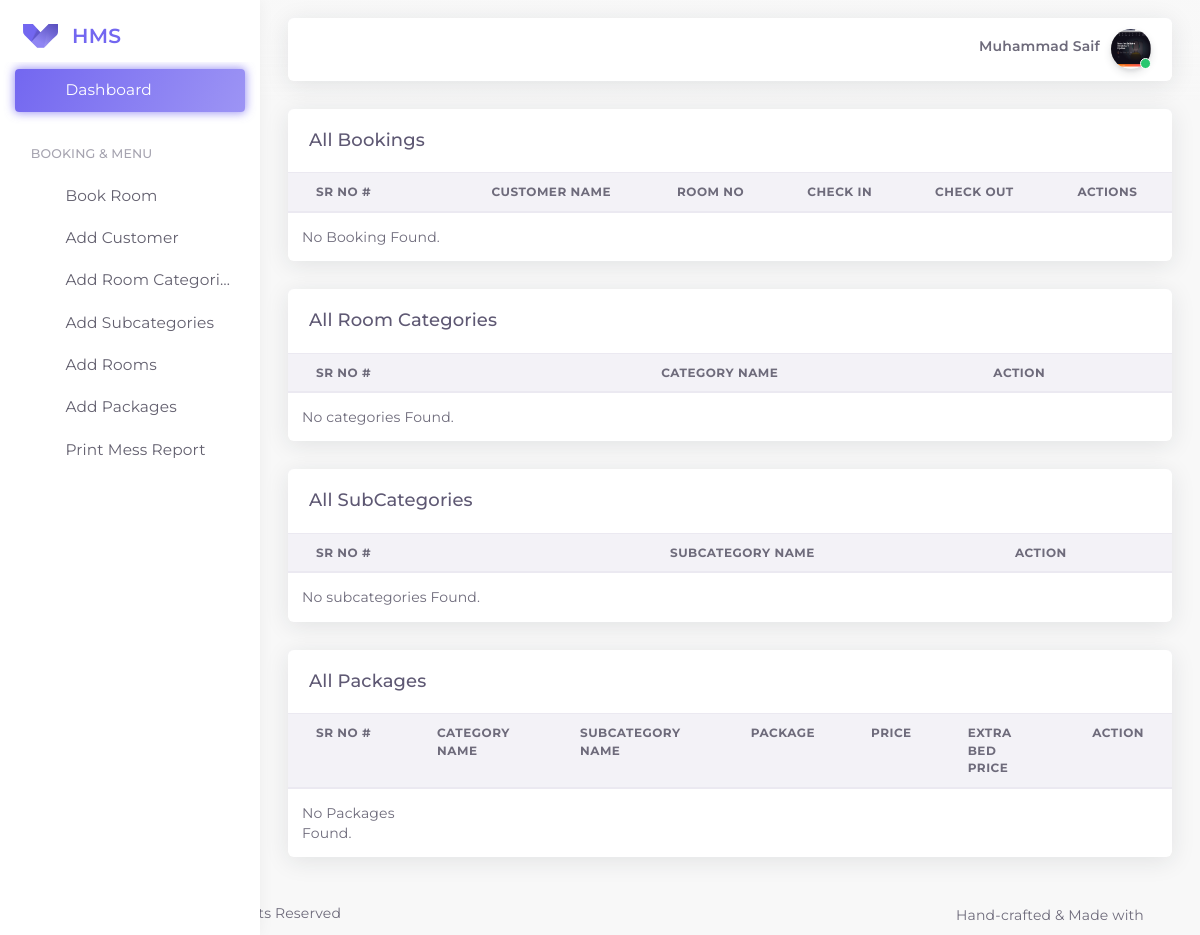
Before: /themes/pages/dashboard.php (signed in) with the older database file.
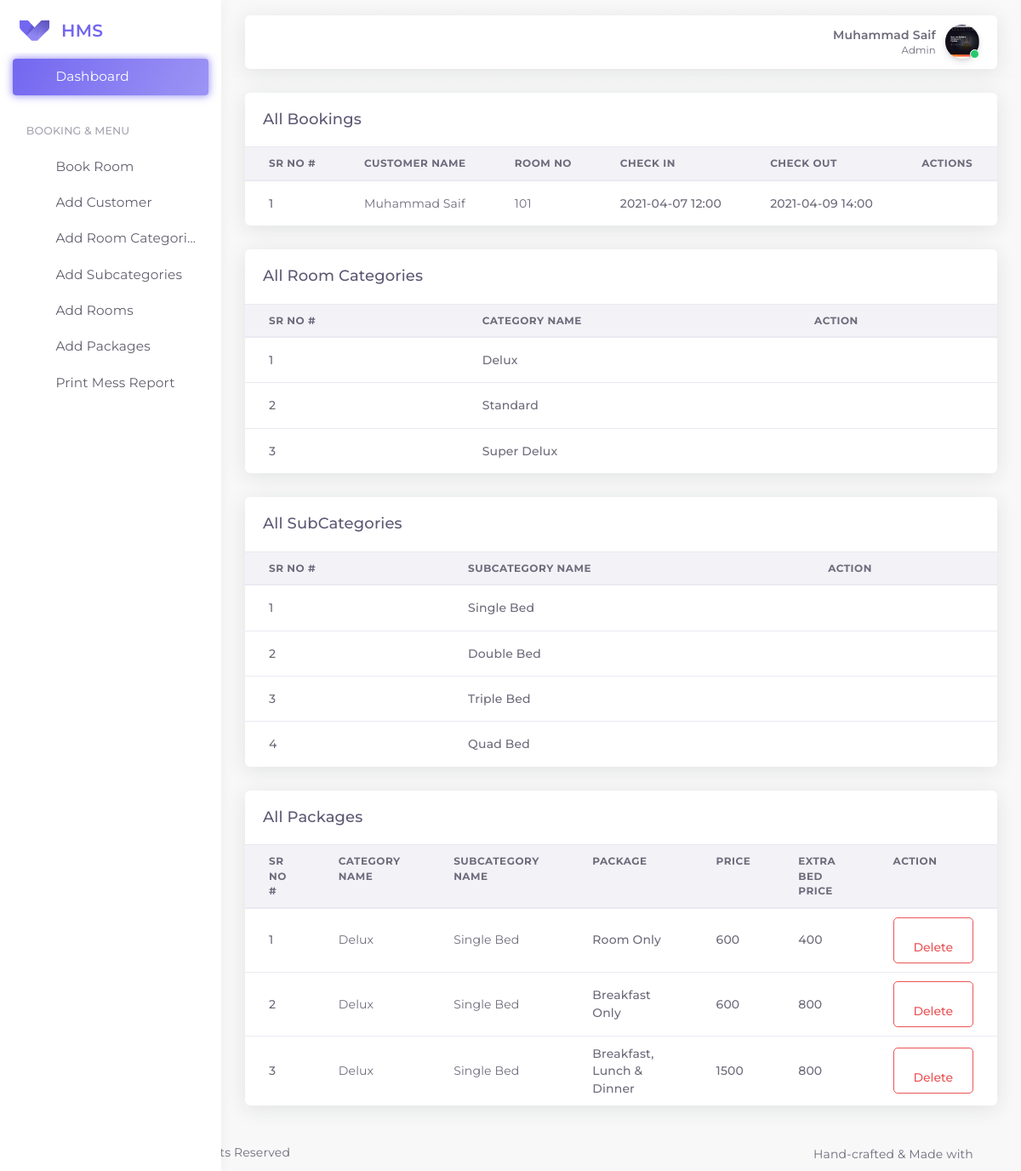
After: the same page with the newer database file.
### tables this page shows
CREATE TABLE `hms_booking` (
  `bookid` int(11) NOT NULL,
  `customer_no` varchar(20) NOT NULL,
  `first_name` varchar(50) NOT NULL,
  `last_name` varchar(50) NOT NULL,
  `address` varchar(200) NOT NULL,
  `email` varchar(100) NOT NULL,
  `phone_no` varchar(100) NOT NULL,
  `id_card` varchar(50) NOT NULL,
  `id_card_type` varchar(50) NOT NULL,
  `country` varchar(25) NOT NULL,
  `catid` int(50) NOT NULL,
  `subcatid` int(50) NOT NULL,
  `room_no` varchar(50) NOT NULL,
  `extra_bed` varchar(50) NOT NULL,
  `pack_name` varchar(150) NOT NULL,
  `no_of_guests` int(10) NOT NULL,
  `check_in` varchar(100) NOT NULL,
  `check_out` varchar(100) NOT NULL,
  `total_payment` varchar(50) NOT NULL,
  `paid` varchar(50) DEFAULT NULL,
  `payment_method` varchar(50) NOT NULL,
  `status` varchar(10) NOT NULL,
  `created_at` datetime NOT NULL DEFAULT current_timestamp()
);

CREATE TABLE `hms_rooms_categories` (
  `rcid` int(11) NOT NULL,
  `category_name` varchar(100) NOT NULL,
  `created_at` datetime NOT NULL DEFAULT current_timestamp()
);

CREATE TABLE `hms_rooms_subcategories` (
  `subcatid` int(11) NOT NULL,
  `name` varchar(100) NOT NULL,
  `created_at` datetime NOT NULL DEFAULT current_timestamp()
);

CREATE TABLE `hms_packages` (
  `pack_id` int(11) NOT NULL,
  `catid` int(11) NOT NULL,
  `subcatid` int(11) NOT NULL,
  `pack_name` varchar(200) NOT NULL,
  `extra_bed` varchar(50) NOT NULL,
  `price` varchar(50) NOT NULL,
  `created_at` datetime NOT NULL DEFAULT current_timestamp()
);

### app-assets/classes/Booking.php (called while the page is built, shortened)
<?php
class Booking
{
    protected $conn;
    public function __construct($conn)
    {
        $this->conn = $conn;
    }
    public function get_all_bookings()
    {
        $stmt = $this->conn->prepare("SELECT * FROM hms_booking ORDER BY bookid DESC");
        $stmt->execute();
        $stmt->setFetchMode(PDO::FETCH_ASSOC);
        $bookings = $stmt->fetchAll();
        if ($bookings) {
            return $bookings;
        } else {
            return false;
        }
    }
}

### app-assets/classes/Rooms.php (called while the page is built, shortened)
<?php
class Rooms
{
    protected $conn;
    public function __construct($conn)
    {
        $this->conn = $conn;
    }
    public function get_room_categories()
    {
        $stmt = $this->conn->prepare("SELECT * FROM hms_rooms_categories");
        $stmt->execute();
        $stmt->setFetchMode(PDO::FETCH_ASSOC);
        $categories = $stmt->fetchAll();
        if ($categories) {
            return $categories;
        } else {
            return false;
        }
    }
    public function get_all_subcategories()
    {
        $stmt = $this->conn->prepare("SELECT * FROM hms_rooms_subcategories");
        $stmt->execute();
        $stmt->setFetchMode(PDO::FETCH_ASSOC);
        $subcategories = $stmt->fetchAll();
        if ($subcategories) {
            return $subcategories;
        } else {
            return false;
        }
    }
    public function get_all_packages()
    {
        $stmt = $this->conn->prepare("SELECT * FROM hms_packages");
        $stmt->execute();
        $stmt->setFetchMode(PDO::FETCH_ASSOC);
        $packages = $stmt->fetchAll();
        if ($packages) {
            return $packages;
        } else {
            return false;
        }
    }
}

### app-assets/includes/getpackages.php (the view, shortened to what the rows shown need)
<?php
$db = new DbConnect;
$conn = $db->DbConnection();
$rooms = new Rooms($conn);
$categories = $rooms->get_room_categories();
$subcategories = $rooms->get_all_subcategories();
$packages = $rooms->get_all_packages();
function searchcatename($catid, $catearray)
{
    foreach ($catearray as $categ) {
        if ($categ['rcid'] == $catid) {
            return $categ["category_name"];
        }
    }
    return null;
}
function searchsubcatename($subcatid, $subcatearray)
{
    foreach ($subcatearray as $categ) {
        if ($categ['subcatid'] == $subcatid) {
            return $categ["name"];
        }
    }
    return null;
}
?>
<div class="row" id="basic-table">
    <div class="col-12">
        <div class="card">
            <div class="table-responsive">
                <table class="table">
                    <thead>
                        <tr>
                            <th>Sr No #</th>
                            <th>Category Name</th>
                            <th>SubCategory Name</th>
                            <th>Package</th>
                            <th>Price</th>
                            <th>Extra Bed Price</th>
                            <th>Action</th>
                        </tr>
                    </thead>
                    <tbody>
                        <?php
                        if ($packages) {
                            $i = 1;
                            foreach ($packages as $package) {
                                echo '<tr>
                            <td>
                                <span class="font-weight-bold">' . $i . '</span>
                            </td>
                            <td>' . searchcatename($package["catid"], $categories) . '</td>
                            <td>' . searchsubcatename($package["subcatid"], $subcategories) . '</td>
                            <td class="font-weight-bold">' . $package["pack_name"] . '</td>
                            <td class="font-weight-bold">' . $package["price"] . '</td>
                            <td class="font-weight-bold">' . $package["extra_bed"] . '</td>
                            <td>
                            <form>
                            <input type="hidden" value="' . $package["pack_id"] . '" name="pack_id">
                            <button type="button" class="btn btn-outline-danger btndelete" id="deletepackage">
                                <i data-feather="trash" class="mr-50"></i>
                                <span>Delete</span>
                            </button>
                            </form>
                            </td>
                        </tr>';
                                $i++;
                            }
                        } else {
                            echo "<tr><td class='p-1'> No Packages Found.</td><tr>";
                        }
                        ?>
                    </tbody>
                </table>
            </div>
        </div>
    </div>
</div>

### app-assets/includes/getbooking.php (shortened to what the rows shown need)
<?php
$db = new DbConnect;
$conn = $db->DbConnection();
$bookings = new Booking($conn);
$booked = $bookings->get_all_bookings();
?>
<div class="row" id="basic-table">
    <div class="col-12">
        <div class="card">
            <div class="table-responsive">
                <table class="table">
                    <thead>
                        <tr>
                            <th>Sr No #</th>
                            <th>Customer Name</th>
                            <th>Room No</th>
                            <th>Check In</th>
                            <th>Check out</th>
                            <th>Actions</th>
                        </tr>
                    </thead>
                    <tbody>
                        <?php
                        if ($booked) {
                            $i = 1;
                            foreach ($booked as $bookdata) {
                                echo '<tr>
                            <td>
                                <span class="font-weight-bold">' . $i . '</span>
                            </td>
                            <td>' . $bookdata["first_name"] . ' ' . $bookdata["last_name"] . '</td>
                            <td>' . $bookdata["room_no"] . '</td>
                            <td class="font-weight-bold">' . $bookdata["check_in"] . '</td>
                            <td class="font-weight-bold">' . $bookdata["check_out"] . '</td>
                            <td>
                            <div class="dropdown">
                            <button type="button" class="btn btn-sm dropdown-toggle hide-arrow" data-toggle="dropdown">
                                <i data-feather="more-vertical"></i>
                            </button>
                            <div class="dropdown-menu">
                                <a class="dropdown-item" href="/booking/print/'.$bookdata["bookid"].'">
                                    <i data-feather="file" class="mr-50"></i>
                                    <span>Print</span>
                                </a>
                                <a class="dropdown-item" href="/booking/extend/'.$bookdata["bookid"].'">
                                    <i data-feather="edit" class="mr-50"></i>
                                    <span>Extend</span>
                                </a>
                            </div>
                        </div>
                            </td>
                        </tr>';
                                $i++;
                            }
                        } else {
                            echo "<tr><td class='p-1'> No Booking Found.</td><tr>";
                        }
                        ?>
                    </tbody>
                </table>
            </div>
        </div>
    </div>
</div>

### app-assets/includes/getcategory.php (shortened to what the rows shown need)
<?php
$db = new DbConnect;
$conn = $db->DbConnection();
$rooms = new Rooms($conn);
$categories = $rooms->get_room_categories();
?>
<div class="row" id="basic-table">
    <div class="col-12">
        <div class="card">
            <div class="table-responsive">
                <table class="table">
                    <thead>
                        <tr>
                            <th>Sr No #</th>
                            <th>Category Name</th>
                            <th>Action</th>
                        </tr>
                    </thead>
                    <tbody>
                        <?php
                        if ($categories) {
                            foreach ($categories as $category) {
                                echo '<tr>
                            <td>
                                <span class="font-weight-bold">' . $category["rcid"] . '</span>
                            </td>
                            <td class="font-weight-bold">' . $category["category_name"] . '</td>
                            <td>
                                <div class="dropdown">
                                    <button type="button" class="btn btn-sm dropdown-toggle hide-arrow" data-toggle="dropdown">
                                        <i data-feather="more-vertical"></i>
                                    </button>
                                    <div class="dropdown-menu">
                                        <a class="dropdown-item" href="javascript:void(0);">
                                            <button type="button" class="btn btn-outline-primary btnedit" data-toggle="modal" data-target="#inlineForm">
                                                <i data-feather="edit-2" class="mr-50"></i>
                                                <span>Edit</span>
                                            </button>
                                        </a>
                                        <a class="dropdown-item" href="javascript:void(0);">
                                            <button type="button" class="btn btn-outline-danger btndelete" data-toggle="modal" data-target="#DeleteForm">
                                                <i data-feather="trash" class="mr-50"></i>
                                                <span>Delete</span>
                                            </button>
                                        </a>
                                    </div>
                                </div>
                            </td>
                        </tr>';
                            }
                        } else {
                            echo "<tr><td class='p-1'> No categories Found.</td><tr>";
                        }
                        ?>
                    </tbody>
                </table>
            </div>
        </div>
    </div>
</div>

### app-assets/includes/getsubcategory.php (shortened to what the rows shown need)
<?php
$db = new DbConnect;
$conn = $db->DbConnection();
$rooms = new Rooms($conn);
$subcategories = $rooms->get_all_subcategories();
?>
<div class="row" id="basic-table">
    <div class="col-12">
        <div class="card">
            <div class="table-responsive">
                <table class="table">
                    <thead>
                        <tr>
                            <th>Sr No #</th>
                            <th>SubCategory Name</th>
                            <th>Action</th>
                        </tr>
                    </thead>
                    <tbody>
                        <?php
                        if ($subcategories) {
                            foreach ($subcategories as $category) {
                                echo '<tr>
                            <td>
                                <span class="font-weight-bold">' . $category["subcatid"] . '</span>
                            </td>
                            <td class="font-weight-bold">' . $category["name"] . '</td>
                            <td>
                                <div class="dropdown">
                                    <button type="button" class="btn btn-sm dropdown-toggle hide-arrow" data-toggle="dropdown">
                                        <i data-feather="more-vertical"></i>
                                    </button>
                                    <div class="dropdown-menu">
                                        <a class="dropdown-item" href="javascript:void(0);">
                                            <button type="button" class="btn btn-outline-primary btnedit" data-toggle="modal" data-target="#inlineForm">
                                                <i data-feather="edit-2" class="mr-50"></i>
                                                <span>Edit</span>
                                            </button>
                                        </a>
                                        <a class="dropdown-item" href="javascript:void(0);">
                                            <button type="button" class="btn btn-outline-danger btndelete" data-toggle="modal" data-target="#DeleteForm">
                                                <i data-feather="trash" class="mr-50"></i>
                                                <span>Delete</span>
                                            </button>
                                        </a>
                                    </div>
                                </div>
                            </td>
                        </tr>';
                            }
                        } else {
                            echo "<tr><td class='p-1'> No subcategories Found.</td><tr>";
                        }
                        ?>
                    </tbody>
                </table>
            </div>
        </div>
    </div>
</div>

Changed rows visible on the page:
added hms_booking: first_name "Muhammad", last_name "Saif", room_no "101", check_in "2021-04-07 12:00", check_out "2021-04-09 14:00"
added hms_rooms_categories: rcid "1", category_name "Delux"
added hms_rooms_categories: rcid "2", category_name "Standard"
added hms_rooms_categories: rcid "3", category_name "Super Delux"
added hms_rooms_subcategories: subcatid "1", name "Single Bed"
added hms_rooms_subcategories: subcatid "2", name "Double Bed"
added hms_rooms_subcategories: subcatid "3", name "Triple Bed"
added hms_rooms_subcategories: subcatid "4", name "Quad Bed"
added hms_packages: catid.category_name "Delux", subcatid.name "Single Bed", pack_name "Room Only", price "600", extra_bed "400"
added hms_packages: catid.category_name "Delux", subcatid.name "Single Bed", pack_name "Breakfast Only", price "600", extra_bed "800"
added hms_packages: catid.category_name "Delux", subcatid.name "Single Bed", pack_name "Breakfast, Lunch & Dinner", price "1500", extra_bed "800"
Other visible differences:
$_SESSION["role_id"]: (not shown) → "Admin"
text no longer shown: "No Booking Found. No categories Found. No subcategories Found. No Packages Found."
